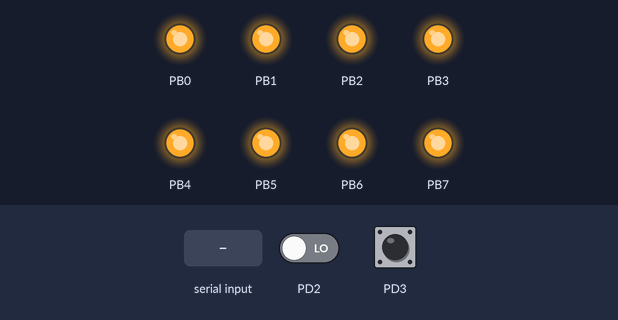
Bench run of a program on a simulated ATmega32, built with avr-gcc and emulated at 3.6864 MHz. On the bench: output pins drawn as LEDs (lit = HIGH). Inputs (shaded band) come from the test bench; at power-on: PD3 HIGH, PD2 LOW. What the program prints to the serial monitor is not drawn.

Above: at 1.2 s.
1.3 s: "1" received over Serial
2.8 s: PD3 pulsed LOW 2 times (0.12 s each, 0.3 s apart)
Timing chart, 0 to 5.8 s (numbered marks = the images above; inputs shaded):
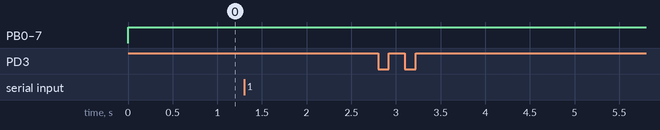

The program:

CountInterrupts.c
```c
/*
 * CountInterrupts.c
 *
 * Created: 07-04-2014 13:31:53
 *  Author: alexander
 */


#define F_CPU 3686400UL
#include <util/delay.h>
#include <avr/io.h>
#include <avr/interrupt.h>
#include "serial.h"

int interrupts = 0;
int counting = 0;

// dont want to declare a .h file.
// so i just declared the function here.
void InitInterrupt();

unsigned char a;

int main(void)
{
	InitInterrupt();
	DDRB = 0xff; // Make PORTB output.
	PORTB = 0b11111111; // Sets all bits.

	InitUART(9600, 8, 1);

	sei(); //enables interrupts


    while(1)
	{
		if (counting) {
			_delay_ms(1000);
			counting = 0;
			SendString("Der blev detected ");
			SendInteger(interrupts);
			SendString(" zero detections.");
		}
		PORTB = ~interrupts;

    }
}


void InitInterrupt() {
	MCUCR = 1<<ISC00 && 1<<ISC11;  // INT0:Falling edge
	GICR |= 0b11000000;  //enable interrupt 0 AND INT1
}

ISR (USART_RXC_vect)
{
	char modtaget_tegn;
	// Aflæs UART modtage-register
	modtaget_tegn = UDR;
	SendChar(modtaget_tegn);
}

ISR(INT0_vect) { //PORT D ben 2
	//increase countet interrupts
	if (counting == 1)
		interrupts++;
}
ISR(INT1_vect) { //PORT D ben 3
	counting = 1; // start counting
	interrupts = 0; // reset counts
}
```

serial.c
```c
/****************************************************
* "uart_int.c":                                     *
* Implementation file for the Meaga32 UART driver.  *
* RX interrupt can be enabled during initialization.*
* The driver does not handle the RX interrupts.     *
*                                                   *
*  STK500 setup:                                    *
*  Header "RS232 spare" connected to RXD/TXD:       *
*  RXD = PORTD, bit0                                *
*  TXD = PORTD, bit1                                *
*                                                   *
* Henning Hargaard, 3/11 2011                       *
*****************************************************/
#include <avr/io.h>
#include <stdlib.h>
#include "serial.h"

// Constants
#define XTAL 3686400

/*************************************************************************
USART initilization.
    Asyncronous mode.
	RX and TX enabled.
	No interrupts enabled.
	Number of Stop Bits = 1.
	No Parity.
	Baud rate = Parameter.
	Data bits = Parameter.
Parameters:
	BaudRate: Wanted Baud Rate.
	Databits: Wanted number of Data Bits.
*************************************************************************/
void InitUART(unsigned long BaudRate, unsigned char DataBit, unsigned char RX_int  )
{
unsigned int TempUBRR;

  if ((BaudRate >= 110) && (BaudRate <= 115200) && (DataBit >=5) && (DataBit <= 8))
  {
    // "Normal" clock, no multiprocesser mode (= default)
    UCSRA = 0b00100000;
    // No interrupts enabled
    // Receiver enabled
    // Transmitter enabled
    // No 9 bit operation
    UCSRB = 0b00011000;
    // Enable RX interrupts if wanted
    if (RX_int)
      UCSRB |= 0b10000000;
    // Asynchronous operation, 1 stop bit, no parity
    // Bit7 always has to be 1
    // Bit 2 and bit 1 controlles the number of databits
    UCSRC = 0b10000000 | (DataBit-5)<<1;
    // Set Baud Rate according to the parameter BaudRate:
    // Select Baud Rate (first store "UBRRH--UBRRL" in local 16-bit variable,
    //                   then write the two 8-bit registers seperately):
    TempUBRR = XTAL/(16*BaudRate) - 1;
    // Write upper part of UBRR
    UBRRH = TempUBRR >> 8;
    // Write lower part of UBRR
    UBRRL = TempUBRR;
  }
}


/*************************************************************************
  Returns 0 (FALSE), if the UART has NOT received a new character.
  Returns value <> 0 (TRUE), if the UART HAS received a new character.
*************************************************************************/
unsigned char CharReady()
{
   return UCSRA & (1<<7);
}

/*************************************************************************
Awaits new character received.
Then this character is returned.
*************************************************************************/
char ReadChar()
{
  // Wait for new character received
  while ( (UCSRA & (1<<7)) == 0 )
  {}
  // Then return it
  return UDR;
}

/*************************************************************************
Awaits transmitter-register ready.
Then it send the character.
Parameter :
	Tegn : Character for sending.
*************************************************************************/
void SendChar(char Tegn)
{
  // Wait for transmitter register empty (ready for new character)
  while ( (UCSRA & (1<<5)) == 0 )
  {}
  // Then send the character
  UDR = Tegn;
}

/*************************************************************************
Sends 0-terminated string.
Parameter:
   Streng: Pointer to the string.
*************************************************************************/
void SendString(char* Streng)
{
  // Repeat untill zero-termination
  while (*Streng != 0)
  {
    // Send the character pointed to by "Streng"
    SendChar(*Streng);
    // Advance the pointer one step
    Streng++;
  }
}

/*************************************************************************
Converts the integer "Tal" to an ASCII string - and then sends this string
using the USART.
Makes use of the C standard library <stdlib.h>.
Parameter:
      Tal: The integer to be converted and send.
*************************************************************************/
void SendInteger(int Tal)
{
char array[7];
  // Convert the integer til an ASCII string (array), radix = 10
  itoa(Tal, array, 10);
  // - then send the string
  SendString(array);
}

/**************************************************/
```

serial.h
```c
/**************************************
* "uart_int.h":                       *
* Header file for Mega32 UART driver. *
* Henning Hargaard, 3/11 2011         *
***************************************/
void InitUART(unsigned long BaudRate, unsigned char DataBit, unsigned char RX_int);
unsigned char CharReady();
char ReadChar();
void SendChar(char Tegn);
void SendString(char* Streng);
void SendInteger(int Tal);
/**************************************/
```

Measured:
- after the input at 1.3 s, every drawn part: stays the same
- after the input at 2.8 s, every drawn part: stays the same
